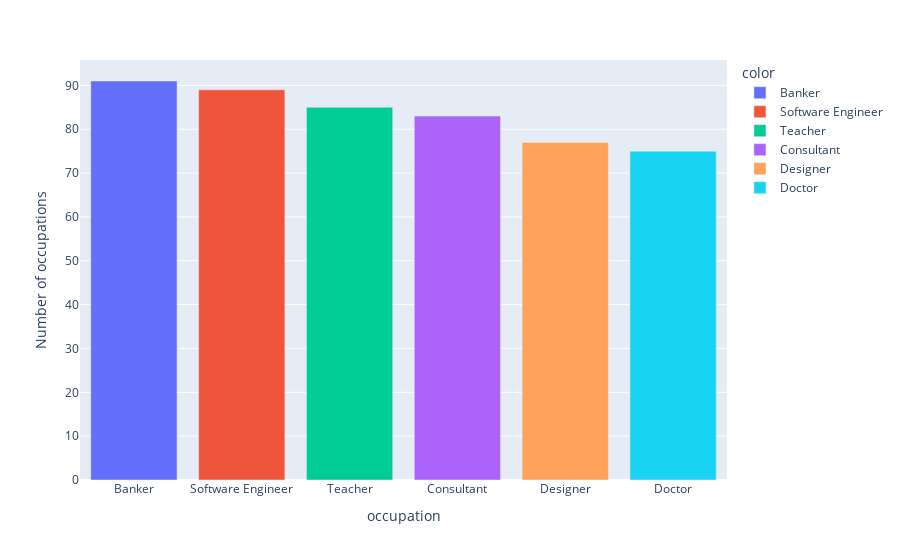

Source (notebook cell):
### Code cell
px.bar(x=occu.index , y=occu.values ,
       labels={"x":"occupation" , "y":"Number of occupations"} , color=occu.index )

### Figure 1 — Plotly figure (JSON) as saved in the notebook; plotly's stock layout.template omitted (floating-point values rounded to 4 significant figures)
{"data": [{"alignmentgroup": "True", "hovertemplate": "color=Banker<br>occupation=%{x}<br>Number of occupations=%{y}<extra></extra>", "legendgroup": "Banker", "marker": {"color": "#636efa", "pattern": {"shape": ""}}, "name": "Banker", "offsetgroup": "Banker", "orientation": "v", "showlegend": true, "textposition": "auto", "type": "bar", "x": ["Banker"], "xaxis": "x", "y": [91], "yaxis": "y"}, {"alignmentgroup": "True", "hovertemplate": "color=Software Engineer<br>occupation=%{x}<br>Number of occupations=%{y}<extra></extra>", "legendgroup": "Software Engineer", "marker": {"color": "#EF553B", "pattern": {"shape": ""}}, "name": "Software Engineer", "offsetgroup": "Software Engineer", "orientation": "v", "showlegend": true, "textposition": "auto", "type": "bar", "x": ["Software Engineer"], "xaxis": "x", "y": [89], "yaxis": "y"}, {"alignmentgroup": "True", "hovertemplate": "color=Teacher<br>occupation=%{x}<br>Number of occupations=%{y}<extra></extra>", "legendgroup": "Teacher", "marker": {"color": "#00cc96", "pattern": {"shape": ""}}, "name": "Teacher", "offsetgroup": "Teacher", "orientation": "v", "showlegend": true, "textposition": "auto", "type": "bar", "x": ["Teacher"], "xaxis": "x", "y": [85], "yaxis": "y"}, {"alignmentgroup": "True", "hovertemplate": "color=Consultant<br>occupation=%{x}<br>Number of occupations=%{y}<extra></extra>", "legendgroup": "Consultant", "marker": {"color": "#ab63fa", "pattern": {"shape": ""}}, "name": "Consultant", "offsetgroup": "Consultant", "orientation": "v", "showlegend": true, "textposition": "auto", "type": "bar", "x": ["Consultant"], "xaxis": "x", "y": [83], "yaxis": "y"}, {"alignmentgroup": "True", "hovertemplate": "color=Designer<br>occupation=%{x}<br>Number of occupations=%{y}<extra></extra>", "legendgroup": "Designer", "marker": {"color": "#FFA15A", "pattern": {"shape": ""}}, "name": "Designer", "offsetgroup": "Designer", "orientation": "v", "showlegend": true, "textposition": "auto", "type": "bar", "x": ["Designer"], "xaxis": "x", "y": [77], "yaxis": "y"}, {"alignmentgroup": "True", "hovertemplate": "color=Doctor<br>occupation=%{x}<br>Number of occupations=%{y}<extra></extra>", "legendgroup": "Doctor", "marker": {"color": "#19d3f3", "pattern": {"shape": ""}}, "name": "Doctor", "offsetgroup": "Doctor", "orientation": "v", "showlegend": true, "textposition": "auto", "type": "bar", "x": ["Doctor"], "xaxis": "x", "y": [75], "yaxis": "y"}], "layout": {"autosize": true, "barmode": "relative", "legend": {"title": {"text": "color"}, "tracegroupgap": 0}, "margin": {"t": 60}, "xaxis": {"anchor": "y", "autorange": true, "domain": [0, 1], "range": [-0.5, 5.5], "title": {"text": "occupation"}, "type": "category"}, "yaxis": {"anchor": "x", "autorange": true, "domain": [0, 1], "range": [0, 95.79], "title": {"text": "Number of occupations"}, "type": "linear"}}}
